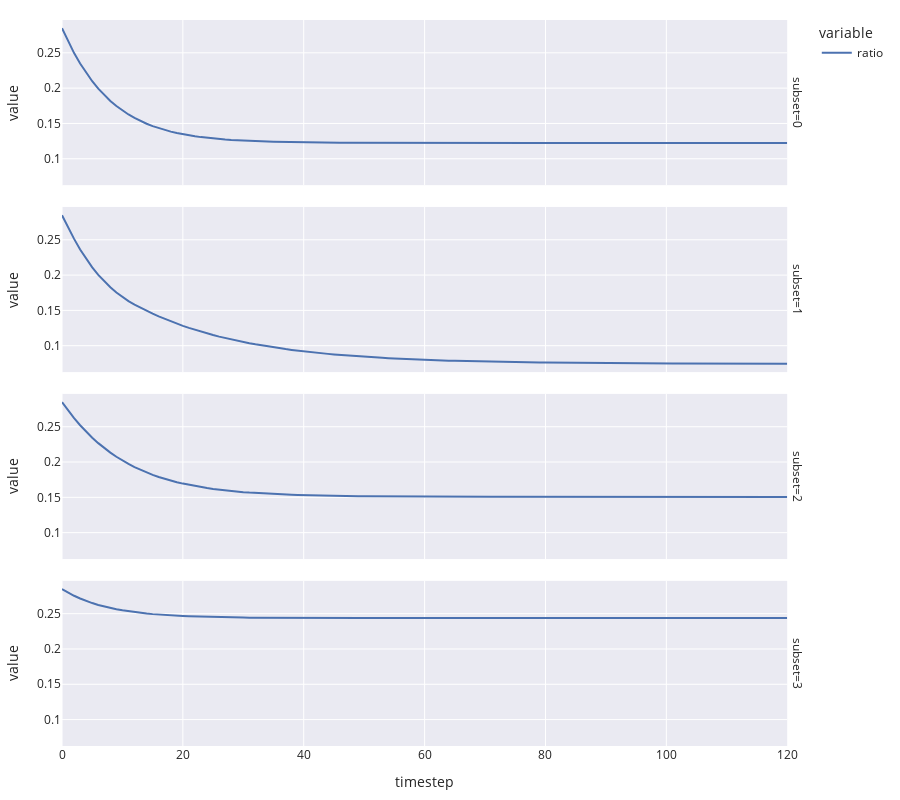

Notebook code cell kept with this figure:
### Code cell
fig = px.line(
    simulation_result,
    x='timestep',
    y=['ratio'],
    facet_row='subset',
    height=800,
    template='seaborn'
)

fig.update_layout(
    margin=dict(l=20, r=20, t=20, b=20),
)

fig.show()
